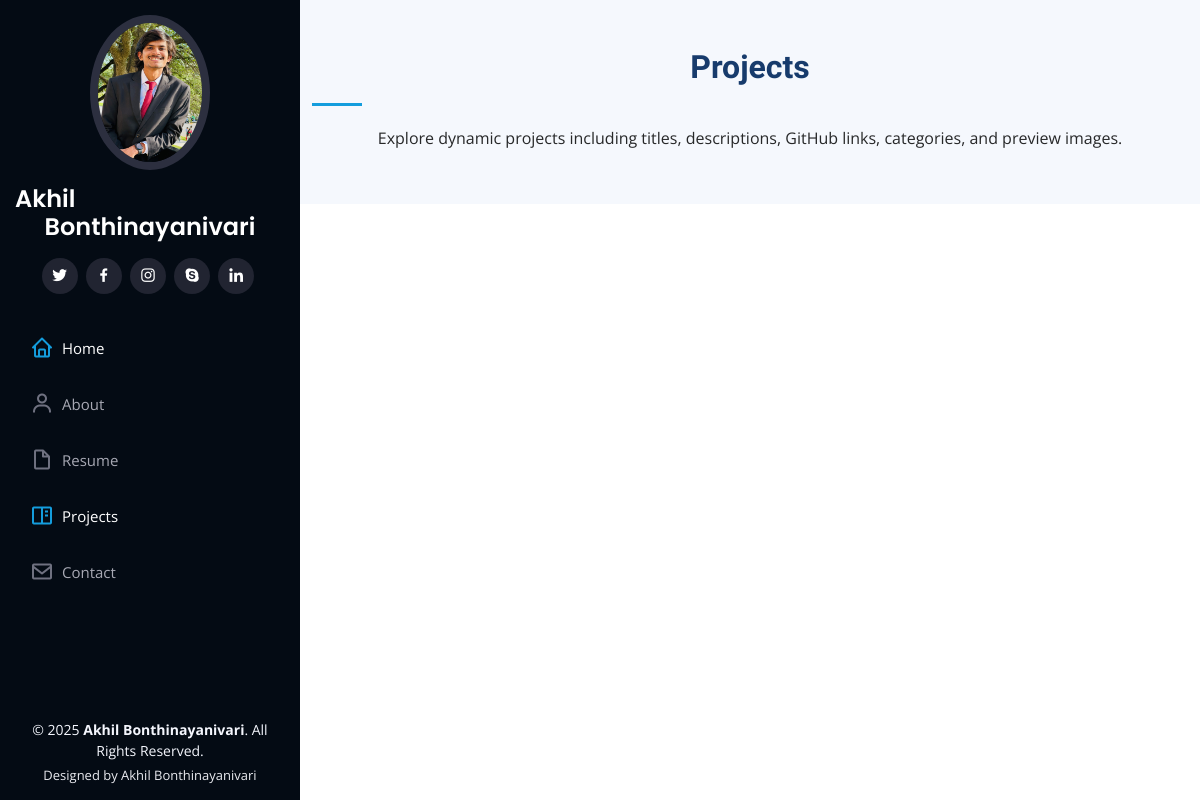
The page /projects/ on the database as committed earlier.
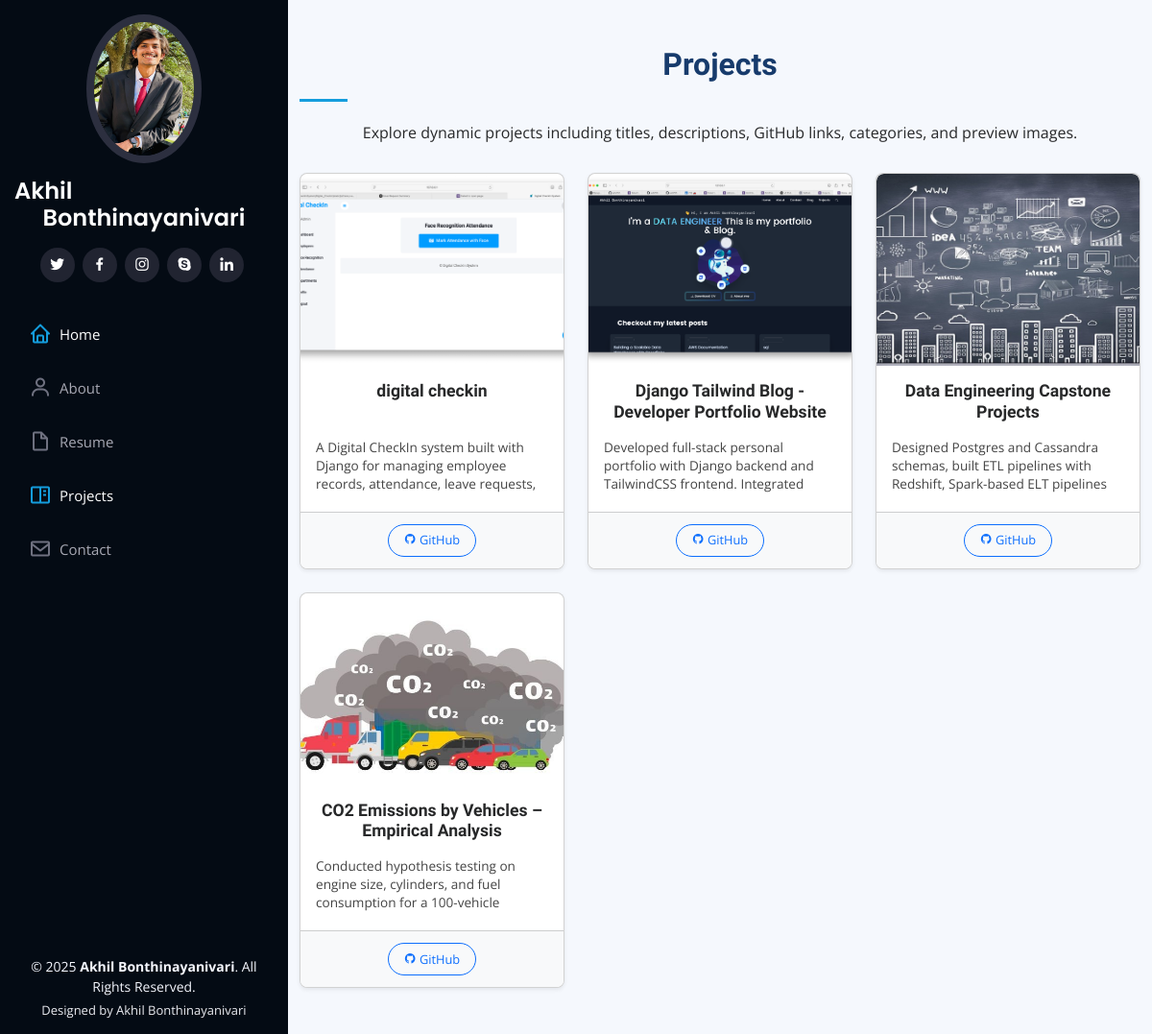
The same page on the database as committed later.
### home/models.py (models this page shows, shortened)
class Project(models.Model):
    title = models.CharField(max_length=200)
    description = models.TextField()
    github_link = models.URLField(blank=True)
    image = models.ImageField(upload_to='projects/')
    categories = models.ManyToManyField(Category)
    technologies = models.CharField(max_length=200, blank=True)
    date_added = models.DateTimeField(auto_now_add=True)

### home/views.py (the view)
# urls.py: path('projects/', views.projects, name='projects'),
def projects(request):
    all_projects = Project.objects.all().order_by('-date_added')
    categories = Category.objects.all()  # ✅ Updated here
    return render(request, 'project.html', {'projects': all_projects, 'categories': categories})

### templates/project.html (shortened to what this page needs)
{% load static %}
<!DOCTYPE html>
<html lang="en">
<head>
  <link href="{% static 'vendor/aos/aos.css' %}" rel="stylesheet">
  <link href="{% static 'vendor/bootstrap/css/bootstrap.min.css' %}" rel="stylesheet">
  <link href="{% static 'vendor/bootstrap-icons/bootstrap-icons.css' %}" rel="stylesheet">
  <link href="{% static 'vendor/boxicons/css/boxicons.min.css' %}" rel="stylesheet">
  <link href="{% static 'vendor/glightbox/css/glightbox.min.css' %}" rel="stylesheet">
  <link href="{% static 'vendor/swiper/swiper-bundle.min.css' %}" rel="stylesheet">
  <link href="{% static 'css/style.css' %}" rel="stylesheet">
</head>
<body>
  <header id="header">
    <div class="d-flex flex-column">
      <div class="profile">
        <img src="{% static 'img/profile-img.jpg' %}" alt="" class="img-fluid rounded-circle">
        <h1 class="text-light"><a href="/">Akhil Bonthinayanivari</a></h1>
        <div class="social-links mt-3 text-center">
          <a href="#" class="twitter"><i class="bx bxl-twitter"></i></a>
          <a href="#" class="facebook"><i class="bx bxl-facebook"></i></a>
          <a href="#" class="instagram"><i class="bx bxl-instagram"></i></a>
          <a href="#" class="google-plus"><i class="bx bxl-skype"></i></a>
          <a href="#" class="linkedin"><i class="bx bxl-linkedin"></i></a>
        </div>
      </div>
      <nav id="navbar" class="nav-menu navbar">
        <ul>
          <li><a href="#hero" class="nav-link scrollto active"><i class="bx bx-home"></i> <span>Home</span></a></li>
          <li><a href="#about" class="nav-link scrollto"><i class="bx bx-user"></i> <span>About</span></a></li>
          <li><a href="#resume" class="nav-link scrollto"><i class="bx bx-file-blank"></i> <span>Resume</span></a></li>
          <li><a href="#portfolio" class="nav-link scrollto"><i class="bx bx-book-content"></i> <span>Projects</span></a></li>
          <li><a href="#contact" class="nav-link scrollto"><i class="bx bx-envelope"></i> <span>Contact</span></a></li>
        </ul>
      </nav>
    </div>
  </header>
  <main id="main">
    <section id="portfolio" class="portfolio section-bg py-5">
      <div class="container">
        <div class="section-title text-center" data-aos="fade-up">
          <h2>Projects</h2>
          <p>Explore dynamic projects including titles, descriptions, GitHub links, categories, and preview images.</p>
        </div>
        <div class="row gy-4" data-aos="fade-up" data-aos-delay="100">
          {% for project in projects %}
          <div class="col-lg-4 col-md-6">
            <div class="card h-100 shadow-sm project-card">
              <img src="{{ project.image.url }}" class="card-img-top" alt="{{ project.title }}">
              <div class="card-body d-flex flex-column justify-content-between">
                <h5 class="card-title text-center">{{ project.title }}</h5>
                <p class="card-text small">{{ project.description|default:"" }}</p>
              </div>
              {% if project.github_link %}
              <div class="card-footer text-center">
                <a href="{{ project.github_link }}" class="btn btn-outline-primary btn-sm" target="_blank">
                  <i class="bx bxl-github"></i> GitHub
                </a>
              </div>
              {% endif %}
            </div>
          </div>
          {% endfor %}
        </div>
        </div>
    </section>
  </main>
  <footer id="footer">
    <div class="container">
      <div class="copyright">
        &copy; 2025 <strong><span>Akhil Bonthinayanivari</span></strong>. All Rights Reserved.
      </div>
      <div class="credits">
        Designed by Akhil Bonthinayanivari
      </div>
    </div>
  </footer>
</body>
</html>

### static/css/style.css (style rules this page uses)
body { font-family: "Open Sans", sans-serif; color: #272829; }
a { color: #149ddd; text-decoration: none; }
h1, h2, h3, h4, h5, h6 { font-family: "Raleway", sans-serif; }
#header { position: fixed; top: 0; left: 0; bottom: 0; width: 300px; transition: all ease-in-out 0.5s; z-index: 9997; transition: all 0.5s; padding: 0 15px; background: #040b14; overflow-y: auto; }
#header .profile img { margin: 15px auto; display: block; width: 120px; border: 8px solid #2c2f3f; }
#header .profile h1 { font-size: 24px; margin: 0; padding: 0; font-weight: 600; -moz-text-align-last: center; text-align-last: center; font-family: "Poppins", sans-serif; }
#header .profile h1 a, #header .profile h1 a:hover { color: #fff; text-decoration: none; }
#header .profile .social-links a { font-size: 18px; display: inline-block; background: #212431; color: #fff; line-height: 1; padding: 8px 0; margin-right: 4px; border-radius: 50%; text-align: center; width: 36px; height: 36px; transition: 0.3s; }
#main { margin-left: 300px; }
.nav-menu { padding: 30px 0 0 0; }
.nav-menu * { margin: 0; padding: 0; list-style: none; }
.nav-menu>ul>li { position: relative; white-space: nowrap; }
.nav-menu a, .nav-menu a:focus { display: flex; align-items: center; color: #a8a9b4; padding: 12px 15px; margin-bottom: 8px; transition: 0.3s; font-size: 15px; }
.nav-menu a i, .nav-menu a:focus i { font-size: 24px; padding-right: 8px; color: #6f7180; }
.nav-menu a:hover, .nav-menu .active, .nav-menu .active:focus, .nav-menu li:hover>a { text-decoration: none; color: #fff; }
.nav-menu a:hover i, .nav-menu .active i, .nav-menu .active:focus i, .nav-menu li:hover>a i { color: #149ddd; }
section { padding: 60px 0; overflow: hidden; }
.section-bg { background: #f5f8fd; }
.section-title { padding-bottom: 30px; }
.section-title h2 { font-size: 32px; font-weight: bold; margin-bottom: 20px; padding-bottom: 20px; position: relative; color: #173b6c; }
.section-title h2::after { content: ""; position: absolute; display: block; width: 50px; height: 3px; background: #149ddd; bottom: 0; left: 0; }
.section-title p { margin-bottom: 0; }
#footer { padding: 15px; color: #f4f6fd; font-size: 14px; position: fixed; left: 0; bottom: 0; width: 300px; z-index: 9999; background: #040b14; }
#footer .copyright { text-align: center; }
#footer .credits { padding-top: 5px; text-align: center; font-size: 13px; color: #eaebf0; }
.project-card { border-radius: 12px; overflow: hidden; transition: transform 0.3s ease, box-shadow 0.3s ease; background: #fff; display: flex; flex-direction: column; justify-content: space-between; }
.project-card img { height: 220px; object-fit: cover; transition: transform 0.3s ease-in-out; }
.project-card .card-body { padding: 1rem; flex-grow: 1; display: flex; flex-direction: column; }
.project-card .card-title { font-size: 1.1rem; font-weight: 600; margin-bottom: 0.5rem; text-align: center; }
.project-card .card-text { font-size: 0.85rem; color: #444; margin-top: auto; line-height: 1.4; max-height: 4.5em; overflow: hidden; text-overflow: ellipsis; }
.project-card .card-footer { background-color: #f8f9fa; padding: 0.75rem; }
.project-card .card-footer a.btn { font-size: 0.8rem; padding: 0.4rem 1rem; border-radius: 20px; }
.project-card { transition: transform 0.3s ease, box-shadow 0.3s ease; border-radius: 8px; overflow: hidden; }
.project-card img { border-radius: 8px 8px 0 0; object-fit: cover; height: 200px; width: 100%; }
.card-title { font-weight: 600; font-size: 16px; min-height: 40px; margin-bottom: 8px; }
.btn-outline-primary { border-radius: 30px; padding: 5px 15px; font-size: 14px; }

Rows that differ between the two databases and show on the page:
added Project: image (picture), title "digital checkin", description "A Digital CheckIn system built with Django for managing employee records, attendance, leave requests,…"
added Project: image (picture), title "Django Tailwind Blog - Developer Portfolio Website", description "Developed full-stack personal portfolio with Django backend and TailwindCSS frontend. Integrated…"
added Project: image (picture), title "Data Engineering Capstone Projects", description "Designed Postgres and Cassandra schemas, built ETL pipelines with Redshift, Spark-based ELT pipelines…"
added Project: image (picture), title "CO2 Emissions by Vehicles – Empirical Analysis", description "Conducted hypothesis testing on engine size, cylinders, and fuel consumption for a 100-vehicle…"
